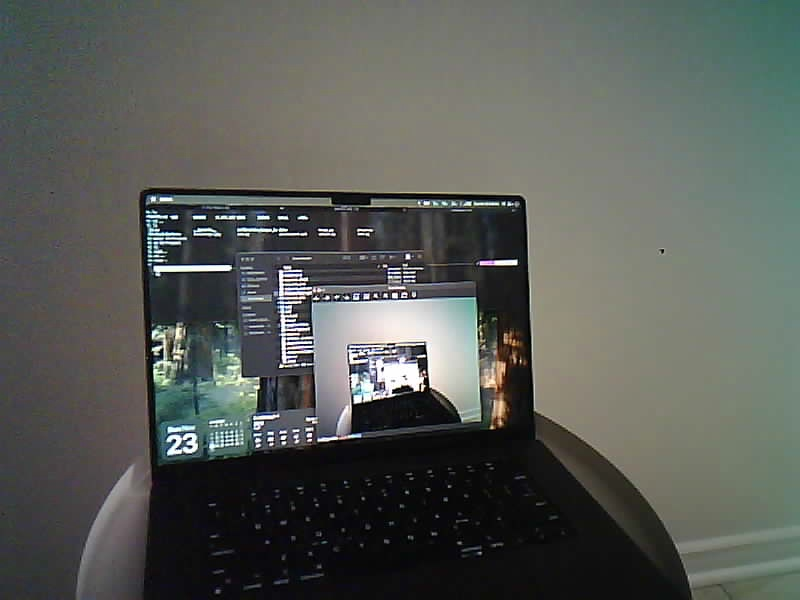
#> input picture project/analysis/stereo/left.jpg, 800 x 600 px
$ jupyter execute SIFT2.ipynb
#> lines starting #> are read from the running program, lines starting #| are printed output that depends on the picture; long printed decimals are rounded
[cell 1]
import cv2
import numpy as np
import matplotlib.pyplot as plt

[cell 2]
# Stereo images
LEFT_PATH = "./stereo/left.jpg"
RIGHT_PATH = "./stereo/right.jpg"

imgL = cv2.imread(LEFT_PATH, cv2.IMREAD_GRAYSCALE)
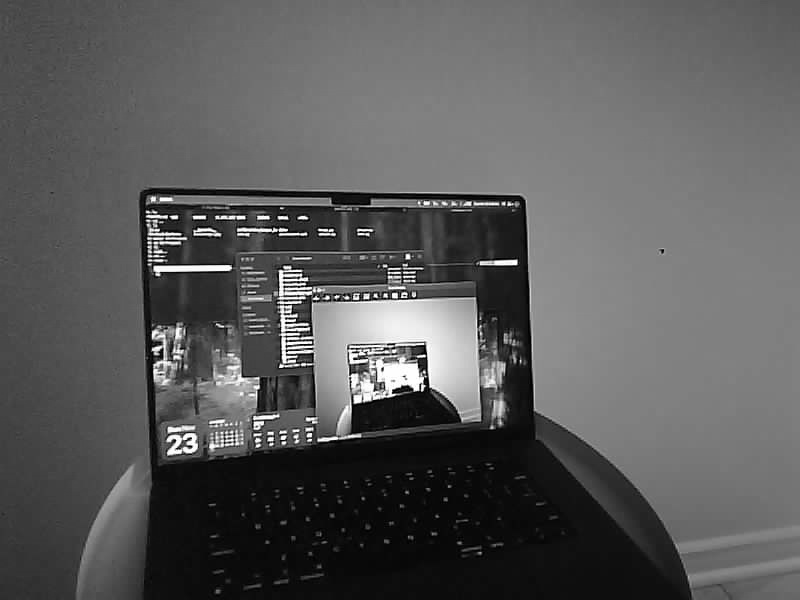
#> imgL: shape (600, 800); min 0, max 255, mean 90.2
imgR = cv2.imread(RIGHT_PATH, cv2.IMREAD_GRAYSCALE)
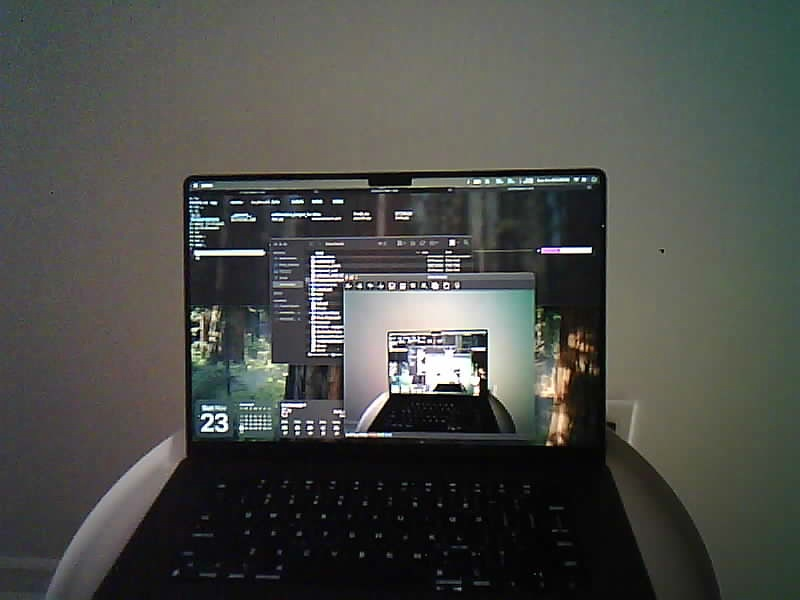
#> input picture project/analysis/stereo/right.jpg, 800 x 600 px
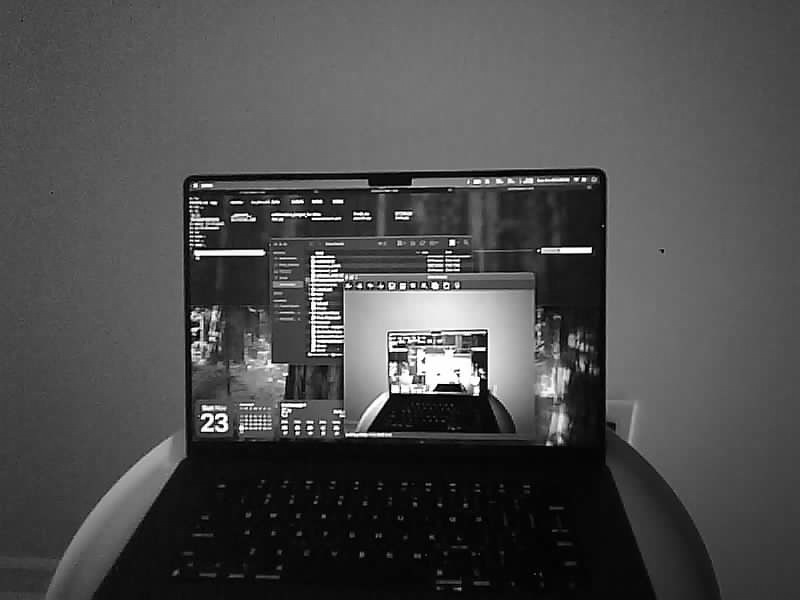
#> imgR: shape (600, 800); min 0, max 255, mean 76.7

if imgL is None or imgR is None:
    raise FileNotFoundError("Could not load stereo images.")

plt.figure(figsize=(12,5))
plt.subplot(1,2,1); plt.imshow(imgL, cmap='gray'); plt.title("Left Image"); plt.axis("off")
plt.subplot(1,2,2); plt.imshow(imgR, cmap='gray'); plt.title("Right Image"); plt.axis("off")
plt.show()
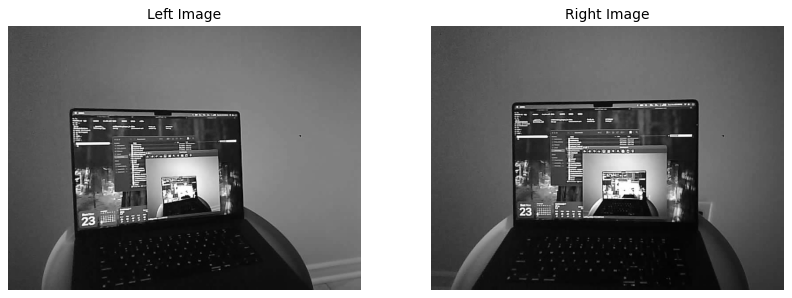
#> figure drawn by matplotlib, 2 panels

[cell 3]
sift = cv2.SIFT_create()

kpsL, desL = sift.detectAndCompute(imgL, None)
#> kpsL = 1273 keypoints; strongest (x, y, size): (375, 295, 2.5), (355, 359, 2), (382, 369, 2.1), (320, 230, 1.8)
kpsR, desR = sift.detectAndCompute(imgR, None)
#> kpsR = 1402 keypoints; strongest (x, y, size): (221, 418, 2.4), (452, 242, 3.9), (314, 201, 2.7), (221, 426, 2.7)

print("Left keypoints:", len(kpsL))
#| Left keypoints: 1273
print("Right keypoints:", len(kpsR))
#| Right keypoints: 1402

[cell 4]
bf = cv2.BFMatcher(cv2.NORM_L2, crossCheck=False)
matches = bf.knnMatch(desL, desR, k=2)
#> matches = 1273 matches

good = []
for m, n in matches:
    if m.distance < 0.75 * n.distance:
        good.append(m)
#> after the loop, good = 339 matches

print("Good matches:", len(good))
#| Good matches: 339

[cell 5]
match_img = cv2.drawMatches(imgL, kpsL, imgR, kpsR, good[:30], None, flags=2)
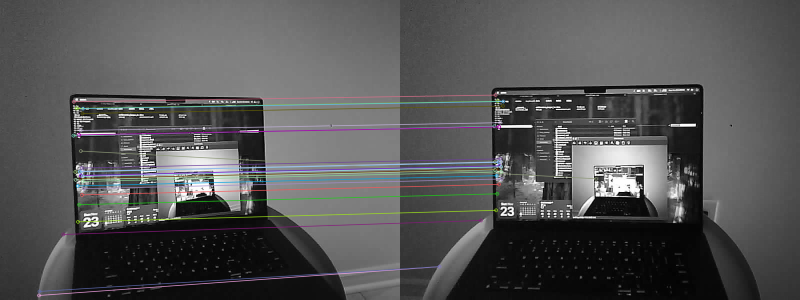
#> match_img: shape (600, 1600, 3) (shown at 1/2 size); mean of channels 0, 1, 2 84.9, 84.5, 84.5; drawn as B, G, R

plt.figure(figsize=(16,8))
plt.imshow(match_img)
plt.title("SIFT Matches")
plt.axis("off")
plt.show()

[cell 6]
ptsL = np.float32([kpsL[m.queryIdx].pt for m in good])
#> ptsL = 339 pairs, first value 77.49 to 676.5, second value 197.6 to 590.4
ptsR = np.float32([kpsR[m.trainIdx].pt for m in good])
#> ptsR = 339 pairs, first value 78.58 to 662.4, second value 170 to 591.6

[cell 7]
focal = 700
cx, cy = imgL.shape[1]//2, imgL.shape[0]//2
#> cx = 400; cy = 300
K = np.array([[focal, 0, cx],
              [0, focal, cy],
              [0,     0,   1]], dtype=float)

E, mask = cv2.findEssentialMat(ptsL, ptsR, K, method=cv2.RANSAC, prob=0.999, threshold=1.0)
#> E = [[-0.0229, -0.705, -0.00385], [0.701, -0.0222, 0.0874], [0.0117, -0.0561, 0.00138]]; mask = 339 values, max 1 at index 5, min 0 at index 0, mean 0.699

print("Essential matrix:\n", E)
#| Essential matrix:
#|  [[-0.02294 -0.7045 -0.003848 ]
#|  [ 0.7012 -0.02224  0.08738]
#|  [ 0.01166 -0.05614  0.001375]]

[cell 8]
points, R, t, mask_pose = cv2.recoverPose(E, ptsL, ptsR, K)
#> points = 190; R = [[0.998, -0.0328, 0.045], [0.0334, 0.999, -0.0137], [-0.0445, 0.0152, 0.999]]; t = [0.0788, 0.0192, -0.997]; mask_pose = 339 values, max 255 at index 114, min 0 at index 0, mean 142.9

print("Rotation:\n", R)
#| Rotation:
#|  [[ 0.9985 -0.03276  0.04499]
#|  [ 0.0334  0.9993 -0.01374 ]
#|  [-0.04451  0.01522  0.9989]]
print("Translation:\n", t)
#| Translation:
#|  [[ 0.07882]
#|  [ 0.01916]
#|  [-0.9967]]

[cell 9]
# Projection matrices
P1 = np.hstack((np.eye(3), np.zeros((3,1))))
P2 = np.hstack((R, t))
#> P2 = [[0.998, -0.0328, 0.045, 0.0788], [0.0334, 0.999, -0.0137, 0.0192], [-0.0445, 0.0152, 0.999, -0.997]]

# Convert to camera coordinate system
P1 = K @ P1
P2 = K @ P2
#> P2 = [[681.1, -16.84, 431.1, -343.5], [10.03, 704.1, 290.1, -285.6], [-0.0445, 0.0152, 0.999, -0.997]]

pts4D = cv2.triangulatePoints(P1, P2, ptsL.T, ptsR.T)
pts3D = pts4D[:3] / pts4D[3]  # convert from homogeneous

Z = pts3D[2]         # depth values
#> Z = 339 values, max 32317.2 at index 94, min -448.4 at index 88, mean 134.4

[cell 10]
plt.figure(figsize=(10,6))
plt.scatter(ptsL[:,0], ptsL[:,1], c=Z, cmap='plasma', s=5)
plt.title("Depth Map (Feature-Based)")
plt.gca().invert_yaxis()
plt.colorbar(label="Depth (Z)")
plt.show()
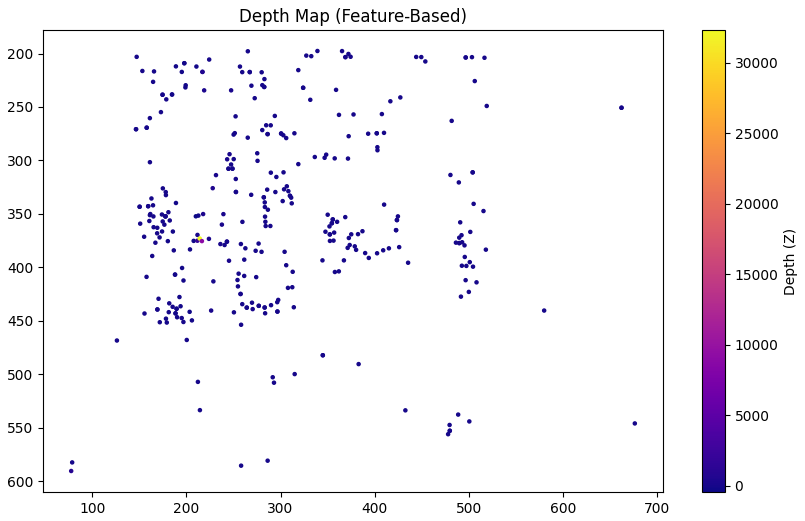
#> figure drawn by matplotlib, 2 panels

[cell 11]
from scipy.interpolate import griddata

grid_x, grid_y = np.mgrid[0:imgL.shape[1], 0:imgL.shape[0]]
depth_grid = griddata(ptsL, Z, (grid_x, grid_y), method='linear')
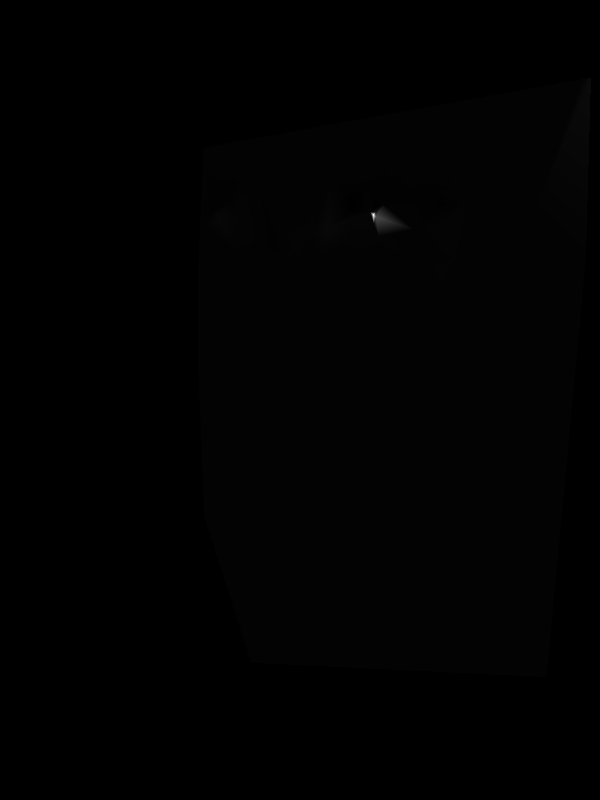
#> depth_grid: shape (800, 600) float64; 57.76% of the values are NaN or infinite; the others: min -432.7, max 30989.4, mean 26.88; drawn with min black, max white, NaN and infinite black

plt.figure(figsize=(10,6))
plt.imshow(depth_grid.T, cmap='inferno')
plt.title("Interpolated Depth Map")
plt.axis("off")
plt.colorbar(label="Depth")
plt.show()
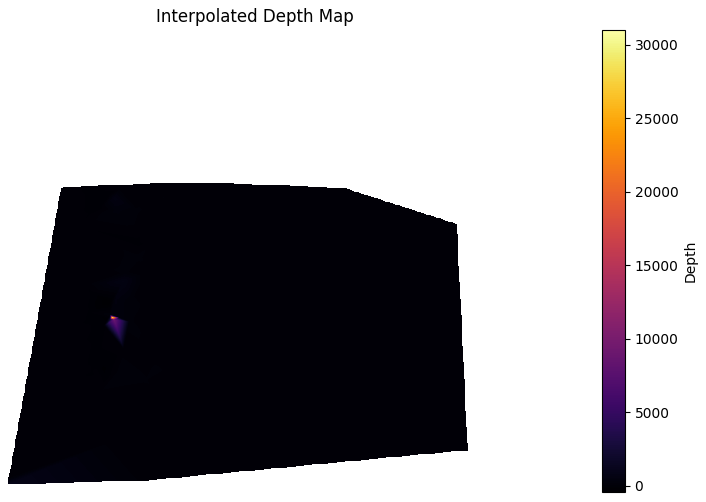
#> figure drawn by matplotlib, 2 panels
